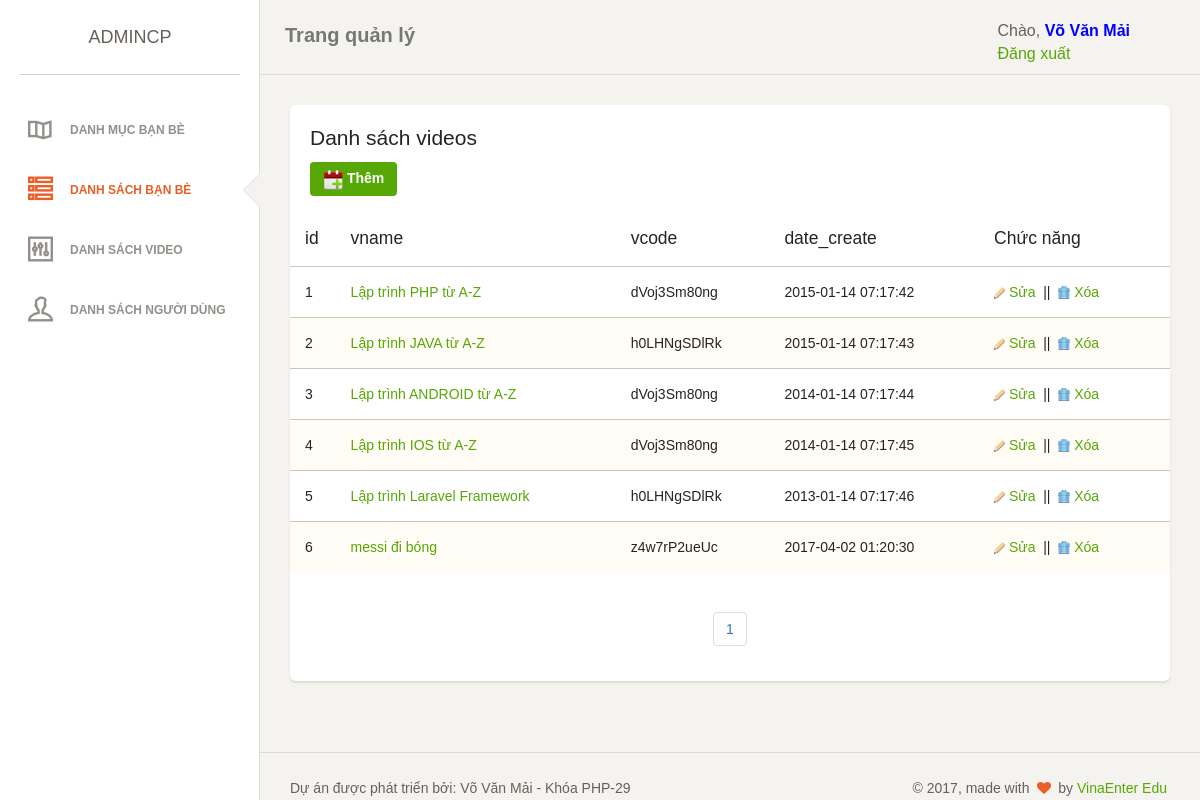
Page /admin/indexVD.php (signed in) on the committed database.
### tables this page shows
CREATE TABLE `videos` (
  `id` int(10) NOT NULL,
  `vname` varchar(100) NOT NULL,
  `vcode` varchar(100) NOT NULL,
  `date_create` datetime NOT NULL
);

### admin/indexVD.php (the view, shortened to what this page needs)
<?php
    require_once $_SERVER['DOCUMENT_ROOT'].'/templates/admin/req/header.php';
?>
<body>
<div class="wrapper">
	<div class="sidebar" data-background-color="white" data-active-color="danger">
    	   <?php
                require_once $_SERVER['DOCUMENT_ROOT'].'/templates/admin/req/left_bar.php';
           ?>
    </div>
    <div class="main-panel">
		<nav class="navbar navbar-default">
            <div class="container-fluid">
                <div class="navbar-header">
                    <a class="navbar-brand" href="/admin">Trang quản lý</a>
                </div>
              <?php
                    require_once $_SERVER['DOCUMENT_ROOT'].'/templates/admin/req/noi_logout.php';
                ?>
            </div>
        </nav>
        <div class="content">
            <div class="container-fluid">
                <div class="row">
                    <div class="col-md-12">
                        <div class="card">
                            <div class="header">
                                <h4 class="title">Danh sách videos </h4>
                                <a href="addVD.php" class="addtop"><img src="/templates/admin/assets/img/add.png" alt="" /> Thêm</a>
                            </div>
                            <div class="content table-responsive table-full-width">
                                <table class="table table-striped">
                                    <thead>
                                        <th>id</th>
                                    	<th>vname</th>
                                    	<th>vcode</th>
                                        <th>date_create</th>
                                    	<th>Chức năng</th>
                                    </thead>
                                    <tbody>
                                    <?php
                                        $query="SELECT * FROM videos";
                                        $result=$mysqli->query($query);
                                        while($arVD=mysqli_fetch_assoc($result)){
                                            $id=$arVD['id'];
                                            $vname=$arVD['vname'];
                                            $vcode=$arVD['vcode'];
                                            $date_create=$arVD['date_create'];
                                            $urlDel="delVD.php?id=$id";
                                            $urlEdit="editVD.php?id=$id";
                                    ?>
                                        <tr>
                                        	<td><?php echo $id ?></td>
                                        	<td><a href="edit.html"><?php echo $vname ?></a></td>
                                        	<td><?php echo $vcode ?></td>
                                            <td><?php echo $date_create ?></td>
                                        	<td>
                                        		<a href="<?php echo $urlEdit ?>"><img src="/templates/admin/assets/img/edit.gif" alt="" /> Sửa</a> &nbsp;||&nbsp;
                                        		<a href="<?php echo  $urlDel ?>" onclick="return confirm('Bạn có chắn chắn xóa không ?');"><img src="/templates/admin/assets/img/del.gif" alt="" /> Xóa</a>
                                        	</td>
                                        </tr>
                                     <?php } ?>
                                    </tbody>
                                </table>
								<div class="text-center">
								    <ul class="pagination">
								        <li><a href="?p=0" title="">1</a></li>
								    </ul>
								</div>
                            </div>
                        </div>
                    </div>
                </div>
            </div>
        </div>
    <?php
                require_once $_SERVER['DOCUMENT_ROOT'].'/templates/admin/req/footer.php';
     ?>

### rows in the picture
videos: id "1", vname "Lập trình PHP từ A-Z", vcode "dVoj3Sm80ng", date_create "2015-01-14 07:17:42"
videos: id "2", vname "Lập trình JAVA từ A-Z", vcode "h0LHNgSDlRk", date_create "2015-01-14 07:17:43"
videos: id "3", vname "Lập trình ANDROID từ A-Z", vcode "dVoj3Sm80ng", date_create "2014-01-14 07:17:44"
videos: id "4", vname "Lập trình IOS từ A-Z", vcode "dVoj3Sm80ng", date_create "2014-01-14 07:17:45"
videos: id "5", vname "Lập trình Laravel Framework", vcode "h0LHNgSDlRk", date_create "2013-01-14 07:17:46"
videos: id "6", vname "messi đi bóng", vcode "z4w7rP2ueUc", date_create "2017-04-02 01:20:30"

### other values in the picture
$_SESSION['arUser']['fullname'] "Võ Văn Mải"
